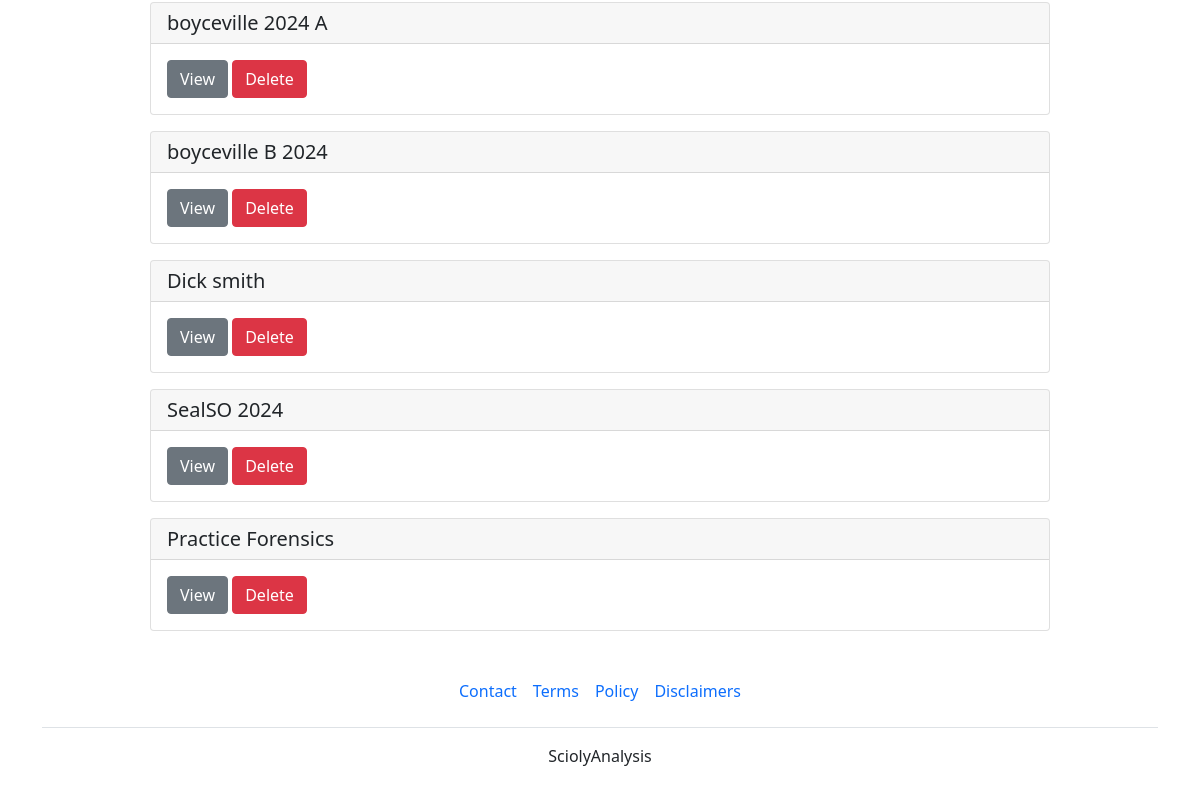
Before: /data/ (signed in, lower part) with the older database file.
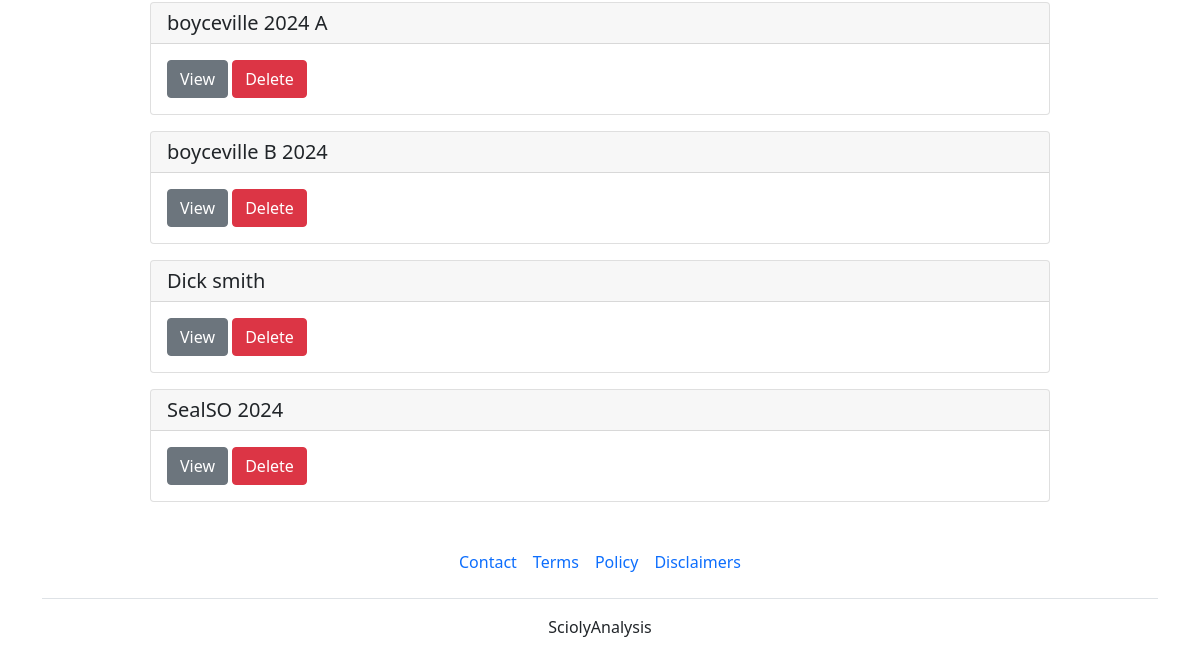
After: the same page with the newer database file.
### data/models.py (models this page shows, shortened)
class Competition(models.Model):
    name = models.CharField(max_length=200)
    user = models.ForeignKey(User, on_delete=models.CASCADE)
    date = models.DateField(auto_now=False,auto_now_add=False)
    number_of_teams_competed = models.PositiveIntegerField()

class Practice(models.Model):
    event_name = models.CharField(max_length=200)
    user = models.ForeignKey(User, on_delete=models.CASCADE)
    date = models.DateField(auto_now=False,auto_now_add=False)
    total_points = models.FloatField()

### data/views.py (the view)
# urls.py: path('', views.competitionListView, name="competitionListView"),
@login_required
def competitionListView(request):
    competitions = Competition.objects.filter(user=request.user.id)
    practices = Practice.objects.filter(user=request.user)
    context = {
        "competition_list":competitions,
        "practice_list": practices,
    }
    return render(request, "data/competition_list.html", context)

### data/templates/data/competition_list.html (shortened to what this page needs)
{% extends 'main.html' %}
    {% block bodycontent %}
        {% for c in competition_list %}
            <div class="card w-75 mx-auto my-3">
                <h5 class="card-header">{{c.name}}</h5>
                <div class="card-body">
                    <a href="{% url 'competitionView' pk=c.id %}" class="btn btn-secondary">View</a>
                    <a href="{% url 'competitionDeleteView' pk=c.id %}" class="btn btn-danger">Delete</a>
                </div>
            </div>
        {% endfor %}
        {% for p in practice_list %}
            <div class="card w-75 mx-auto my-3">
                <h5 class="card-header">Practice {{p.event_name}}</h5>
                <div class="card-body">
                    <a href="{% url 'practiceView' pk=p.id %}" class="btn btn-secondary">View</a>
                    <a href="{% url 'practiceDeleteView' pk=p.id %}" class="btn btn-danger">Delete</a>
                </div>
            </div>
        {% endfor %}
    {% endblock%}

Changed rows visible on the page:
removed Practice: event_name "Forensics"
